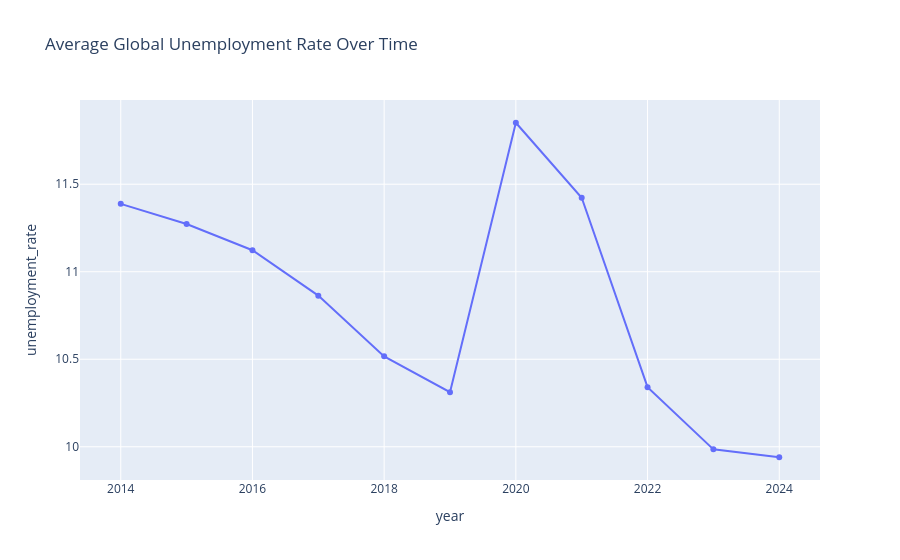

The code cell stored with this chart in its notebook:
### Code cell
fig = px.line(
    yearly_average,
    x="year",
    y="unemployment_rate",
    markers=True,
    title="Average Global Unemployment Rate Over Time"
)
fig.show()

### Figure 1 — Plotly figure (JSON) as saved in the notebook; plotly's stock layout.template omitted (floating-point values rounded to 4 significant figures)
{"data": [{"hovertemplate": "year=%{x}<br>unemployment_rate=%{y}<extra></extra>", "legendgroup": "", "line": {"color": "#636efa", "dash": "solid"}, "marker": {"symbol": "circle"}, "mode": "lines+markers", "name": "", "orientation": "v", "showlegend": false, "type": "scatter", "x": [2014, 2015, 2016, 2017, 2018, 2019, 2020, 2021, 2022, 2023, 2024], "xaxis": "x", "y": [11.39, 11.27, 11.12, 10.86, 10.52, 10.31, 11.85, 11.42, 10.34, 9.985, 9.94], "yaxis": "y"}], "layout": {"legend": {"tracegroupgap": 0}, "title": {"text": "Average Global Unemployment Rate Over Time"}, "xaxis": {"anchor": "y", "domain": [0, 1], "title": {"text": "year"}}, "yaxis": {"anchor": "x", "domain": [0, 1], "title": {"text": "unemployment_rate"}}}}
